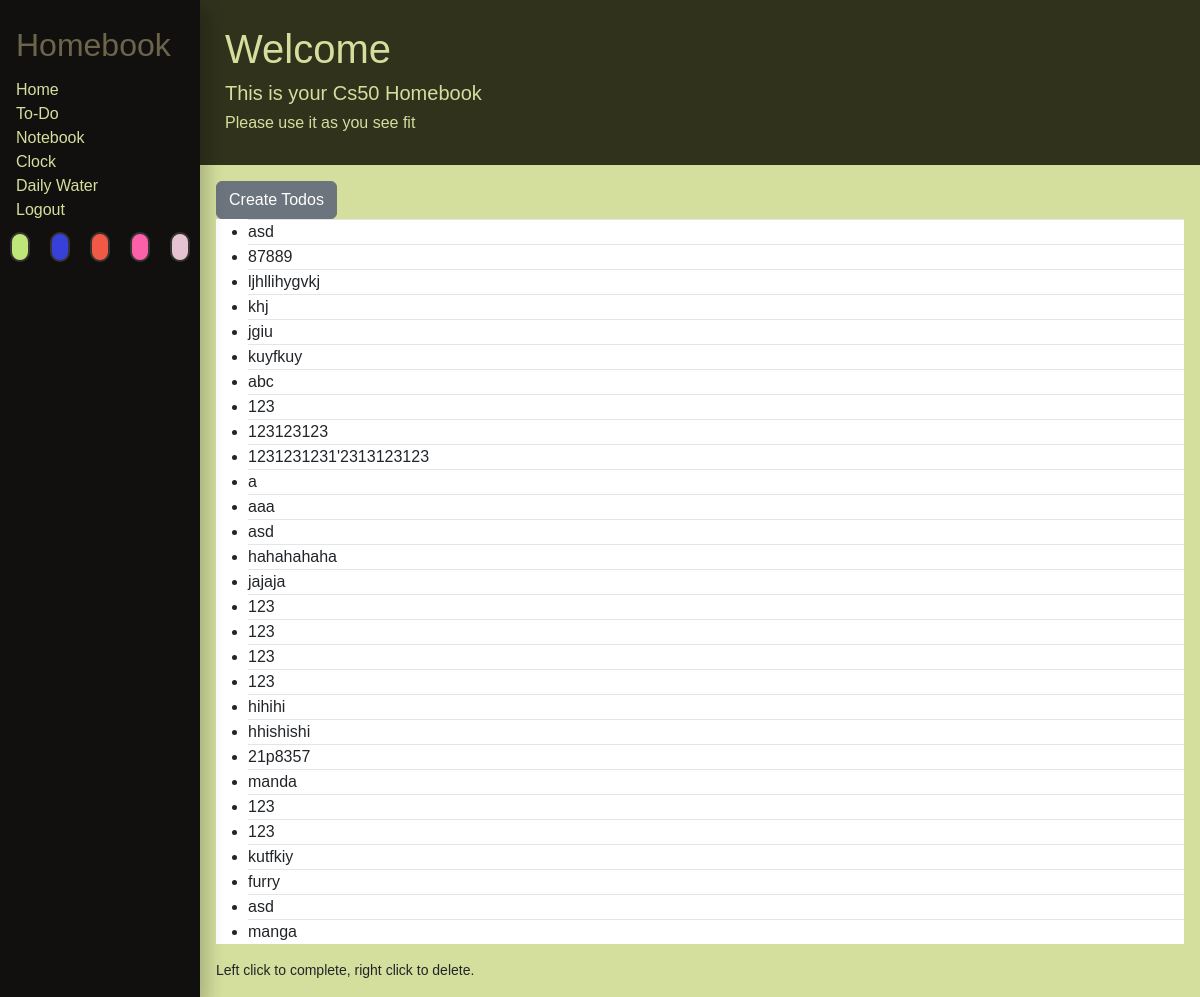
Screenshot of /todo (signed in) with the database file from the repository.
### app.py (models this page shows, shortened)
class Todo(base):
    __tablename__ = "todo"
    id = Column(Integer, primary_key=True, nullable=False)
    user_id = Column(Integer, ForeignKey('users.id'), nullable=False)
    todo_text = Column(String, nullable=False)
    date = Column(String, nullable=False)
    is_complete = Column(Integer, nullable=False)

### app.py (the view, shortened to what this page needs)
@app.route("/todo", methods=["GET", "POST", "PUT"])
def checklists():
    userTodos = sqlSession.query(Todo).filter_by(user_id=session["user_id"])
    if request.method == "GET":
        if sqlSession.query(Todo).filter_by(user_id="3").first() == None:
            return render_template("todo.html", notodo="0")
        return render_template("todo.html", userTodos=userTodos, notodo="1")

### templates/todo.html (shortened to what this page needs)
{% extends "layout.html" %}
{% block main %}
    {% if notodo == "0" %}
        <form action="/todo" method="POST">
            <div class="center" id="removable">
            <p>Sorry, it appears you do not have any checklists yet</p>
            <p>Would like to create one?</p>
            <button id="firstCreate" class="btn btn-secondary" type="submit">Create</button>
            </div>
        </form>
    {% else %}
    <form action="/todo" method="POST">
        <div class="center mx-auto w-auto" id="removable">
            <button id="firstCreate" class="btn btn-secondary" type="submit">Create Todos</button>
        </div>
    </form>
    {% endif %}
    <div id="first">
        <div id="2removable">
            <ul id="todoList">
        {% for x in userTodos if x["id"] != "N/A" %}
                <form>
                    {% if x["isComplete"] == "1" %}
                    <li id="{{ x["id"] }}"class="todoElement completed"><s>{{ x["todo_text"] }}</s></li>
                    {% else %}
                    <li id="{{ x["id"] }}" class="todoElement">{{ x["todo_text"] }}</li>
                    {% endif %}
                </form>
        {% endfor %}
            </ul>
            <small class="mx-auto w-auto center">Left click to complete, right click to delete.</small>
        </div>
    </div>
{% endblock %}

### templates/layout.html (shortened to what this page needs)
<!doctype html>
<html lang="en">
    <head>
        <link href="https://cdn.jsdelivr.net/npm/bootstrap@5.2.0-beta1/dist/css/bootstrap.min.css" rel="stylesheet">
        <link href="/static/styles.css" rel="stylesheet">
        <link rel="stylesheet" id="switcher-id" href="/static/basic.css">
    </head>
    <body>
        <div class="container-fluid">
            <aside>
                <header>
                        <div>
                            {% if name %}
                                <h1>Welcome {{ name }}</h1>
                            {% else %}
                                <h1>Welcome</h1>
                            {% endif %}
                            <h5>This is your Cs50 Homebook</h5>
                            <h6>Please use it as you see fit</h6>
                        </div>
                </header>
            </aside>
            <div class="sidenav">
                {% if  session["user_id"]%}
                    <h2 id="title">Homebook</h2>
                    <div><a href="/">Home</a></div>
                    <div><a href="/todo">To-Do</a></div>
                    <div><a href="/notebook">Notebook</a></div>
                    <div><a href="/clock">Clock</a></div>
                    <div><a href="/water">Daily Water</a></div>
                    <div><a href="/logout">Logout</a></div>
                    <div class="theme-switches">
                        <div data-theme="basic" class="switch" id="switch-1"></div>
                        <div data-theme="cold" class="switch" id="switch-2"></div>
                        <div data-theme="contrast" class="switch" id="switch-3"></div>
                        <div data-theme="lofi" class="switch" id="switch-4"></div>
                        <div data-theme="sakura" class="switch" id="switch-5"></div>
                    </div>
                {% else %}
                    <p class="">Please, log in to access more resources</p>
                    <a href="/login">Login</a>
                    <a href="/register">Register</a>
                {% endif %}
            </div>
            <main>
                {% block main %}
                {% endblock %}
            </main>
        </div>
    </body>
</html>

### static/styles.css (style rules this page uses)
.container-fluid { padding: 0px; }
body { font-family: Helvetica, Verdana, Arial, sans-serif; }
.theme-switches { display:flex; justify-content: center; }
.switch { border: 2px solid rgb(117, 117, 117); border-radius: 50px; height: 30px; width: 30px; margin: 10px; cursor: pointer; }
#switch-1 { background-color: #bfe678; }
#switch-2 { background-color: #3840da; }
#switch-3 { background-color: #F15946; }
#switch-4 { background-color: #FC60A8; }
#switch-5 { background-color: #E5C3D1; }
.sidenav { height: 100%; width: 200px; position: fixed; z-index: 1; top: 0; left: 0; overflow-x: hidden; padding-top: 20px; box-shadow: 0.5rem 0.5rem 1rem rgb(0 0 0 / 20%); }
aside { margin-top: 0px; padding: 25px; margin-left: 200px; }
main { margin-left: 200px; padding: 16px; }
.sidenav a { padding: 6px 8px 6px 16px; text-decoration: none; }
#title { padding: 6px 8px 6px 16px; }
.center { display: block; margin-left: auto; margin-right: auto; width: 50%; }

### static/basic.css (style rules this page uses)
body { background-color: #D4DF9E; }
.sidenav { background-color: #12100E; }
aside { background-color: #30321C; color: #D4DF9E; }
.sidenav a { color: #dbf558; }
#title { color: #6B654B; }
#todoList { background-color: #fff; }
.todoElement { border-top: 1px solid #e5e5e5; }
.sidenav a { color: #D4DF9E; }
.btn-secondary { color: #fff; background: #6c757d; border-color: #6c757d; }
.switch { border: 2px solid rgb(54, 51, 51); }

### rows the page displays
Todo: todo_text "asd"
Todo: todo_text "87889"
Todo: todo_text "ljhllihygvkj"
Todo: todo_text "khj"
Todo: todo_text "jgiu"
Todo: todo_text "kuyfkuy"
Todo: todo_text "abc"
Todo: todo_text "123"
Todo: todo_text "123123123"
Todo: todo_text "1231231231'2313123123"
Todo: todo_text "a"
Todo: todo_text "aaa"
Todo: todo_text "asd"
Todo: todo_text "hahahahaha"
Todo: todo_text "jajaja"
Todo: todo_text "123"
Todo: todo_text "123"
Todo: todo_text "123"
Todo: todo_text "123"
Todo: todo_text "hihihi"
Todo: todo_text "hhishishi"
Todo: todo_text "21p8357"
Todo: todo_text "manda"
Todo: todo_text "123"
Todo: todo_text "123"
Todo: todo_text "kutfkiy"
Todo: todo_text "furry"
Todo: todo_text "asd"
Todo: todo_text "manga"
